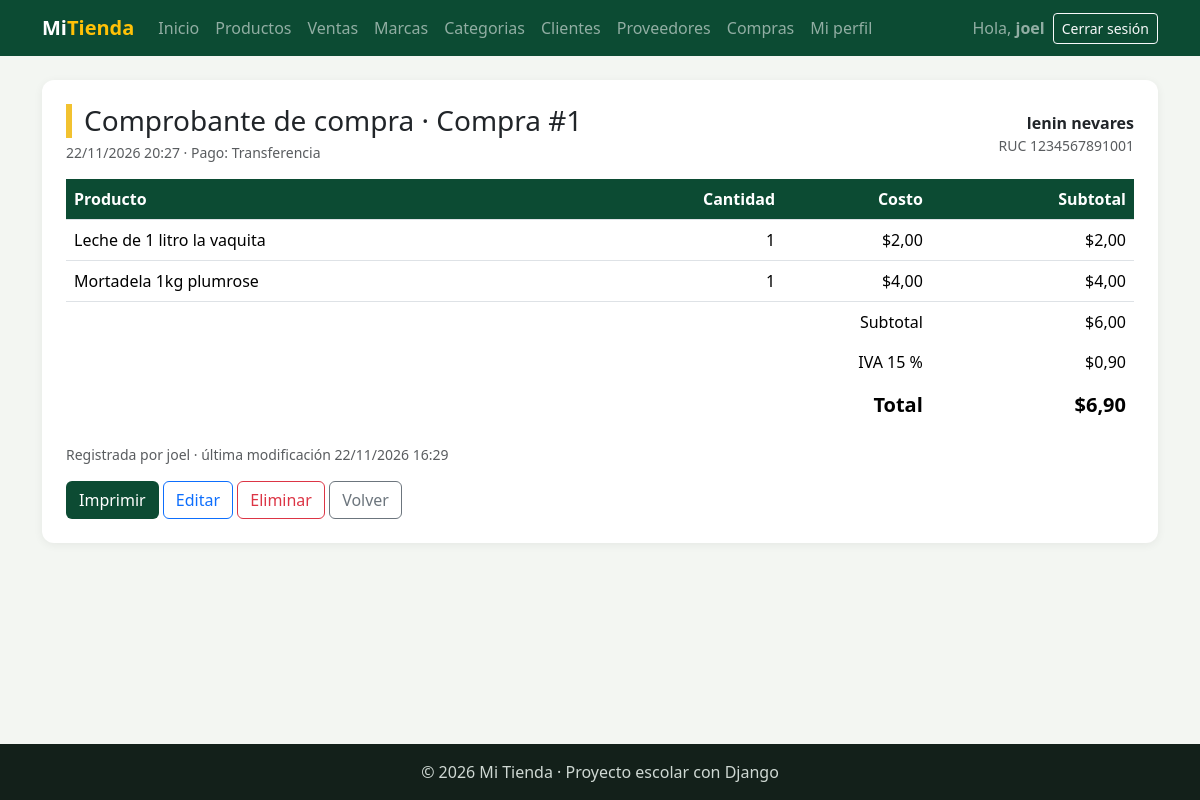
Page /facturacion/compras/1/ (signed in) on the committed database.
### facturacion/models.py (models this page shows, shortened)
class ModeloBase(models.Model):
    user = models.ForeignKey(                    # 1:N con User: un usuario registra muchos registros
        User,
        on_delete=models.SET_NULL,               # Si borran al usuario, el registro se queda con user vacío
        null=True,                               # SET_NULL necesita que la columna acepte NULL
        blank=True,
        editable=False,                          # No aparece en formularios: lo llena la VISTA, no la persona
        related_name="%(class)s_registrados",    # %(class)s = nombre del modelo → user.producto_registrados
        verbose_name="Registrado por",
    )
    fecha_creacion = models.DateTimeField("Fecha de creación", auto_now_add=True)   # Se llena sola al CREAR
    fecha_modificacion = models.DateTimeField("Última modificación", auto_now=True) # Se actualiza sola en CADA save()
    class Meta:
        abstract = True                          # ← LA CLAVE: modelo "molde", sin tabla propia

class Compra(ModeloBase):
    proveedor = models.ForeignKey(Proveedor, on_delete=models.PROTECT, related_name="compras")
    fecha_hora = models.DateTimeField("Fecha y hora", default=timezone.now)
    subtotal = models.DecimalField(max_digits=12, decimal_places=2, default=0, editable=False)
    iva = models.DecimalField("IVA", max_digits=12, decimal_places=2, default=0, editable=False)
    total = models.DecimalField(max_digits=12, decimal_places=2, default=0, editable=False)
    tipo_pago = models.CharField("Tipo de pago", max_length=15, choices=TipoPago.choices, default=TipoPago.CONTADO)
    class Meta:
        verbose_name = "Compra"
        verbose_name_plural = "Compras"
        ordering = ["-fecha_hora"]
    def __str__(self):
        return f"Compra #{self.pk}"

class Proveedor(ModeloBase):                     # NUEVO
    nombre = models.CharField(max_length=80)
    apellido = models.CharField(max_length=80)
    ruc = models.CharField("RUC", max_length=13, unique=True)        # RUC de Ecuador: 13 dígitos
    email = models.EmailField("Correo", blank=True)
    contacto = models.CharField("Teléfono de contacto", max_length=15, blank=True)
    logo = models.ImageField(upload_to="proveedores/", blank=True)   # Archivo en MEDIA_ROOT/proveedores/
    class Meta:
        verbose_name = "Proveedor"
        verbose_name_plural = "Proveedores"
        ordering = ["nombre", "apellido"]
    def __str__(self):
        return f"{self.nombre} {self.apellido}"

class DetalleCompra(ModeloBase):
    compra = models.ForeignKey(Compra, on_delete=models.CASCADE, related_name="detalles")
    producto = models.ForeignKey(Producto, on_delete=models.PROTECT, related_name="detalles_compra")
    cantidad = models.PositiveIntegerField(default=1, validators=[MinValueValidator(1)])
    precio = models.DecimalField("Costo unitario", max_digits=10, decimal_places=2)   # lo que cobró el proveedor
    class Meta:
        verbose_name = "Detalle de compra"
        verbose_name_plural = "Detalles de compra"
    @property
    def subtotal(self):
        return self.cantidad * self.precio

class Producto(ModeloBase):
    nombre = models.CharField(max_length=100)
    descripcion = models.TextField("Descripción", blank=True)
    precio = models.DecimalField(max_digits=10, decimal_places=2)    # Precio de VENTA actual
    stock = models.PositiveIntegerField(default=0)                   # Unidades en bodega (nunca negativo)
    imagen = models.ImageField(                  # NUEVO: guarda una FOTO
        upload_to="productos/",                  #   el archivo va a MEDIA_ROOT/productos/
        blank=True,                              #   la foto es opcional
    )                                            #   En la tabla solo se guarda el TEXTO de la ruta: "productos/a55.jpg"
    marca = models.ForeignKey(Marca, on_delete=models.PROTECT, related_name="productos")
    categorias = models.ManyToManyField(Categoria, related_name="productos", blank=True)
    activo = models.BooleanField(default=True)
    class Meta:
        verbose_name = "Producto"
        verbose_name_plural = "Productos"
        ordering = ["nombre"]

### facturacion/views.py (the view)
# urls.py: path("compras/<int:pk>/", views.CompraDetailView.as_view(), name="compra_detalle"),
class CompraDetailView(LoginRequiredMixin, DetailView):    # VER (el comprobante de compra)
    model = Compra
    template_name = "facturacion/compra_detalle.html"
    context_object_name = "compra"
    def get_queryset(self):                                # cabecera + proveedor + filas + productos en 2 consultas
        return super().get_queryset().select_related("proveedor", "user").prefetch_related("detalles__producto")
    def get_context_data(self, **kwargs):
        contexto = super().get_context_data(**kwargs)
        contexto["iva_porcentaje"] = IVA_TARIFA * 100      # 15
        return contexto

### facturacion/templates/facturacion/compra_detalle.html (shortened to what this page needs)
{% extends "base.html" %}
{% block contenido %}
<div class="tarjeta">
    <div class="d-flex justify-content-between flex-wrap gap-3 mb-3">
        <div>
            <h1 class="h3 titulo-pagina mb-1">Comprobante de compra · {{ compra }}</h1>
            <div class="text-muted small">{{ compra.fecha_hora|date:"d/m/Y H:i" }} · Pago: {{ compra.get_tipo_pago_display }}</div>
        </div>
        <div class="d-flex align-items-center gap-2 text-end">
            <div>
                <div class="fw-semibold">{{ compra.proveedor }}</div>
                <div class="text-muted small">RUC {{ compra.proveedor.ruc }}</div>
            </div>
        </div>
    </div>
    <table class="table align-middle">
        <thead><tr><th>Producto</th><th class="text-end">Cantidad</th><th class="text-end">Costo</th><th class="text-end">Subtotal</th></tr></thead>
        <tbody>
            {% for detalle in compra.detalles.all %}
            <tr>
                <td>{{ detalle.producto.nombre }}</td>
                <td class="text-end">{{ detalle.cantidad }}</td>
                <td class="text-end">${{ detalle.precio }}</td>
                <td class="text-end">${{ detalle.subtotal|floatformat:2 }}</td>
            </tr>
            {% endfor %}
        </tbody>
        <tfoot class="totales">
            <tr><td colspan="3" class="text-end">Subtotal</td><td class="text-end">${{ compra.subtotal }}</td></tr>
            <tr><td colspan="3" class="text-end">IVA {{ iva_porcentaje|floatformat:0 }} %</td><td class="text-end">${{ compra.iva }}</td></tr>
            <tr><td colspan="3" class="text-end fw-bold fs-5">Total</td><td class="text-end fw-bold fs-5">${{ compra.total }}</td></tr>
        </tfoot>
    </table>
    <p class="text-muted small">Registrada por {{ compra.user|default:"—" }} · última modificación {{ compra.fecha_modificacion|date:"d/m/Y H:i" }}</p>
    <div class="no-imprimir">
        <button type="button" class="btn btn-verde" onclick="window.print()">Imprimir</button>
        <a href="{% url 'facturacion:compra_editar' compra.pk %}" class="btn btn-outline-primary">Editar</a>
        <a href="{% url 'facturacion:compra_eliminar' compra.pk %}" class="btn btn-outline-danger">Eliminar</a>
        <a href="{% url 'facturacion:compra_lista' %}" class="btn btn-outline-secondary">Volver</a>
    </div>
</div>
{% endblock %}

### templates/base.html (shortened to what this page needs)
{% load static %}
<!DOCTYPE html>
<html lang="es">
<head>
    <link href="https://cdn.jsdelivr.net/npm/bootstrap@5.3.3/dist/css/bootstrap.min.css" rel="stylesheet">
    <link rel="stylesheet" href="{% static 'css/estilos.css' %}">
</head>
<body>
    <nav class="navbar navbar-expand-lg navbar-dark barra">
        <div class="container">
            <a class="navbar-brand fw-bold" href="{% url 'home' %}">Mi<span class="text-warning">Tienda</span></a>
            <div class="collapse navbar-collapse" id="menu">
                <ul class="navbar-nav me-auto">
                    <li class="nav-item"><a class="nav-link" href="{% url 'home' %}">Inicio</a></li>
                    {% if user.is_authenticated %}
                        <li class="nav-item"><a class="nav-link" href="{% url 'facturacion:producto_lista' %}">Productos</a></li>
                        <li class="nav-item"><a class="nav-link" href="{% url 'facturacion:venta_lista' %}">Ventas</a></li>
                        <li class="nav-item"><a class="nav-link" href="{% url 'facturacion:marca_lista' %}">Marcas</a></li>
                        <li class="nav-item"><a class="nav-link" href="{% url 'facturacion:categoria_lista' %}">Categorias</a></li>
                        <li class="nav-item"><a class="nav-link" href="{% url 'facturacion:cliente_lista' %}">Clientes</a></li>
                        <li class="nav-item"><a class="nav-link" href="{% url 'facturacion:proveedor_lista' %}">Proveedores</a></li>
                        <li class="nav-item"><a class="nav-link" href="{% url 'facturacion:compra_lista' %}">Compras</a></li>
                        <li class="nav-item"><a class="nav-link" href="{% url 'facturacion:mi_perfil' %}">Mi perfil</a></li>
                    {% endif %}
                </ul>
                <ul class="navbar-nav align-items-lg-center gap-2">
                    {% if user.is_authenticated %}
                        <li class="nav-item navbar-text">Hola, <b>{{ user.username }}</b></li>
                        <li class="nav-item">
                            <form method="post" action="{% url 'logout' %}" class="m-0">
                                <button type="submit" class="btn btn-sm btn-outline-light">Cerrar sesión</button>
                            </form>
                        </li>
                    {% else %}
                        <li class="nav-item"><a class="nav-link" href="{% url 'login' %}">Ingresar</a></li>
                        <li class="nav-item"><a class="btn btn-sm btn-warning" href="{% url 'registro' %}">Crear cuenta</a></li>
                    {% endif %}
                </ul>
            </div>
        </div>
    </nav>
    <main class="container py-4">
        {% block contenido %}{% endblock %}
    </main>
    <footer class="pie text-center py-3">© 2026 Mi Tienda · Proyecto escolar con Django</footer>
</body>
</html>

### static/css/estilos.css (style rules this page uses)
:root { --verde: #0c4b33; --verde-claro: #2f9e6e; --amarillo: #f2c230; }
body { background-color: #f3f6f2; min-height: 100vh; display: flex; flex-direction: column; }
main { flex: 1; }
.barra { background-color: var(--verde); }
.titulo-pagina { border-left: 6px solid var(--amarillo); padding-left: 12px; }
.tarjeta { background: white; border-radius: 12px; padding: 24px; box-shadow: 0 2px 10px rgba(0,0,0,.06); }
.table thead th { background-color: var(--verde); color: white; }
.btn-verde { background-color: var(--verde); color: white; }
.pie { background-color: #13201a; color: #cfd8d3; }
.totales td { border: 0; }

### rows in the picture
Compra: id "Compra #1", fecha_hora "22/11/2026 20:27", tipo_pago "Transferencia", proveedor "lenin nevares", proveedor.ruc "1234567891001", subtotal "6,00", iva "0,90", total "6,90", user "joel", fecha_modificacion "22/11/2026 16:29"
DetalleCompra: producto.nombre "Leche de 1 litro la vaquita", cantidad "1", precio "2,00", subtotal "2,00"
DetalleCompra: producto.nombre "Mortadela 1kg plumrose", cantidad "1", precio "4,00", subtotal "4,00"

### other values in the picture
{{ user.username }} "joel"
{{ iva_porcentaje|floatformat:0 }} "15"
